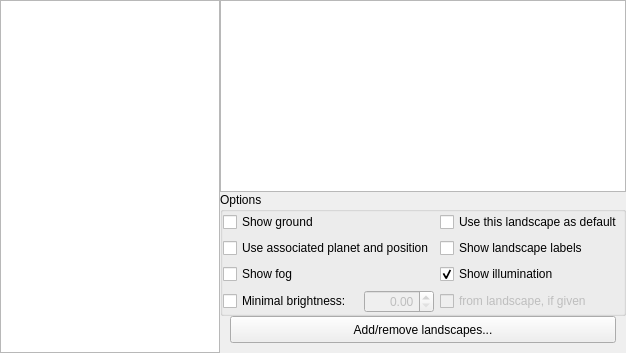
        <widget class="QWidget" name="page_3">
         <layout class="QGridLayout" name="gridLayout_3">
          <property name="leftMargin">
           <number>0</number>
          </property>
          <property name="topMargin">
           <number>0</number>
          </property>
          <property name="rightMargin">
           <number>0</number>
          </property>
          <property name="bottomMargin">
           <number>0</number>
          </property>
          <property name="spacing">
           <number>0</number>
          </property>
          <item row="0" column="0" rowspan="4">
           <widget class="QListWidget" name="landscapesListWidget">
            <property name="sizePolicy">
             <sizepolicy hsizetype="Preferred" vsizetype="Expanding">
              <horstretch>0</horstretch>
              <verstretch>0</verstretch>
             </sizepolicy>
            </property>
            <property name="minimumSize">
             <size>
              <width>220</width>
              <height>0</height>
             </size>
            </property>
            <property name="maximumSize">
             <size>
              <width>120</width>
              <height>16777215</height>
             </size>
            </property>
            <property name="focusPolicy">
             <enum>Qt::NoFocus</enum>
            </property>
            <property name="horizontalScrollBarPolicy">
             <enum>Qt::ScrollBarAlwaysOff</enum>
            </property>
           </widget>
          </item>
          <item row="0" column="1">
           <widget class="QTextBrowser" name="landscapeTextBrowser">
            <property name="enabled">
             <bool>true</bool>
            </property>
            <property name="sizePolicy">
             <sizepolicy hsizetype="Expanding" vsizetype="Expanding">
              <horstretch>0</horstretch>
              <verstretch>0</verstretch>
             </sizepolicy>
            </property>
            <property name="font">
             <font>
              <pointsize>10</pointsize>
             </font>
            </property>
            <property name="frameShape">
             <enum>QFrame::StyledPanel</enum>
            </property>
            <property name="lineWidth">
             <number>1</number>
            </property>
            <property name="verticalScrollBarPolicy">
             <enum>Qt::ScrollBarAsNeeded</enum>
            </property>
            <property name="horizontalScrollBarPolicy">
             <enum>Qt::ScrollBarAlwaysOff</enum>
            </property>
            <property name="openExternalLinks">
             <bool>true</bool>
            </property>
           </widget>
          </item>
          <item row="1" column="1">
           <widget class="QGroupBox" name="landscapeOptionsGroupBox">
            <property name="sizePolicy">
             <sizepolicy hsizetype="Preferred" vsizetype="Minimum">
              <horstretch>0</horstretch>
              <verstretch>0</verstretch>
             </sizepolicy>
            </property>
            <property name="title">
             <string>Options</string>
            </property>
            <property name="checkable">
             <bool>false</bool>
            </property>
            <layout class="QGridLayout" name="gridLayout_7">
             <property name="leftMargin">
              <number>0</number>
             </property>
             <property name="topMargin">
              <number>0</number>
             </property>
             <property name="rightMargin">
              <number>0</number>
             </property>
             <property name="bottomMargin">
              <number>0</number>
             </property>
             <item row="3" column="0">
              <widget class="QCheckBox" name="showFogCheckBox">
               <property name="text">
                <string>Show fog</string>
               </property>
              </widget>
             </item>
             <item row="2" column="0">
              <widget class="QCheckBox" name="landscapePositionCheckBox">
               <property name="text">
                <string>Use associated planet and position</string>
               </property>
              </widget>
             </item>
             <item row="0" column="1">
              <widget class="QCheckBox" name="useAsDefaultLandscapeCheckBox">
               <property name="text">
                <string>Use this landscape as default</string>
               </property>
              </widget>
             </item>
             <item row="0" column="0">
              <widget class="QCheckBox" name="showGroundCheckBox">
               <property name="text">
                <string>Show ground</string>
               </property>
              </widget>
             </item>
             <item row="4" column="0">
              <layout class="QHBoxLayout" name="horizontalLayout_11">
               <item>
                <widget class="QCheckBox" name="landscapeBrightnessCheckBox">
                 <property name="toolTip">
                  <string>Use minimal brightness to leave landscape visible also in darkness</string>
                 </property>
                 <property name="text">
                  <string>Minimal brightness:</string>
                 </property>
                </widget>
               </item>
               <item>
                <widget class="QDoubleSpinBox" name="landscapeBrightnessSpinBox">
                 <property name="enabled">
                  <bool>false</bool>
                 </property>
                 <property name="maximumSize">
                  <size>
                   <width>70</width>
                   <height>16777215</height>
                  </size>
                 </property>
                 <property name="toolTip">
                  <string>Value range 0..1 (landscape is black at night - landscape is fully bright)</string>
                 </property>
                 <property name="alignment">
                  <set>Qt::AlignRight|Qt::AlignTrailing|Qt::AlignVCenter</set>
                 </property>
                 <property name="maximum">
                  <double>1.000000000000000</double>
                 </property>
                 <property name="singleStep">
                  <double>0.010000000000000</double>
                 </property>
                </widget>
               </item>
              </layout>
             </item>
             <item row="4" column="1">
              <widget class="QCheckBox" name="localLandscapeBrightnessCheckBox">
               <property name="enabled">
                <bool>false</bool>
               </property>
               <property name="toolTip">
                <string>Use minimal brightness as may be specified in landscape.ini</string>
               </property>
               <property name="text">
                <string>from landscape, if given</string>
               </property>
              </widget>
             </item>
             <item row="3" column="1">
              <widget class="QCheckBox" name="landscapeIlluminationCheckBox">
               <property name="toolTip">
                <string>Show illumination layer (bright windows, light pollution, etc.)</string>
               </property>
               <property name="text">
                <string>Show illumination </string>
               </property>
               <property name="checked">
                <bool>true</bool>
               </property>
              </widget>
             </item>
             <item row="2" column="1">
              <widget class="QCheckBox" name="landscapeLabelsCheckBox">
               <property name="text">
                <string>Show landscape labels</string>
               </property>
              </widget>
             </item>
            </layout>
           </widget>
          </item>
          <item row="2" column="1">
           <widget class="QPushButton" name="pushButtonAddRemoveLandscapes">
            <property name="minimumSize">
             <size>
              <width>0</width>
              <height>37</height>
             </size>
            </property>
            <property name="styleSheet">
             <string notr="true">margin-left: 10px; margin-right: 10px; margin-bottom:10px;</string>
            </property>
            <property name="text">
             <string>Add/remove landscapes...</string>
            </property>
           </widget>
          </item>
         </layout>
        </widget>
